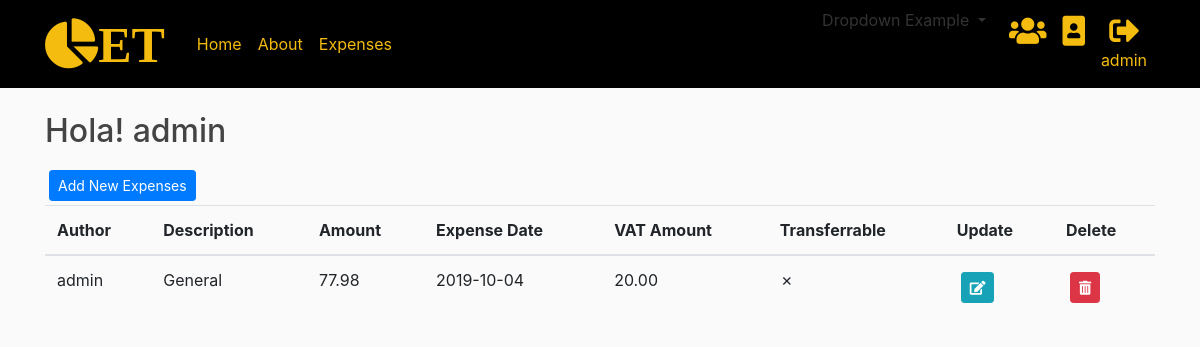
Page /expense (signed in) on the committed database.
### approot/models.py (models this page shows, shortened)
class User(db.Model, UserMixin):
    __tablename__ = 'user'
    id = db.Column(db.Integer, primary_key=True)
    username = db.Column(db.String(20), unique=True, nullable=False)
    email = db.Column(db.String(120), unique=True, nullable=False)
    image_file = db.Column(db.String(20), nullable=False, default='default.jpg')
    role = db.Column(db.String(15), nullable=False)
    dark_mode = db.Column(db.Boolean(15), nullable=False, default=False)
    theme = db.Column(db.String(15), nullable=False, default='Default')
    password = db.Column(db.String(60), nullable=False)
    posts = db.relationship('Post', backref='author', cascade='all,delete,delete-orphan', lazy=True)
    expenses = db.relationship('Expense', backref='author', cascade='all,delete,delete-orphan', lazy=True)

class Expense(db.Model):
    __tablename__ = 'expense'
    id = db.Column(db.Integer, primary_key=True)
    description = db.Column(db.String(100), nullable=False)
    expense_date = db.Column(db.DateTime, nullable=False, default=datetime.utcnow)
    amount = db.Column(db.Float, nullable=False, default=0)
    vat_amount = db.Column(db.Float, nullable=False, default=0)
    user_id = db.Column(db.Integer, db.ForeignKey('user.id'), nullable=False)
    Transferrable = db.Column(db.Boolean, nullable=False, default=0)

### approot/expenses/routes.py (the view)
@expenses.route("/expense", defaults={'continue_flag': 'No'}, methods=['GET', 'POST'])
@expenses.route("/expense/<string:continue_flag>", methods=['GET', 'POST'])
@login_required
def expense(continue_flag):
    form = ExpenseForm()
    displayfields = ['author', 'description', 'amount', 'expense_date', 'vat_amount', 'Transferrable_val']
    editfields = [
    {'name':'description'},
    {'name':'amount'},
    {'name':'expense_date'},
    {'name':'vat_amount'},
    {'name':'Transferrable', 'switch':False}
    ]
    buttonName = 'Add New Expenses'
    columns = [
    {'name':'Author','sortable':"true"},
    {'name':'Description','sortable':"true"},
    {'name':'Amount','sortable':"true"},
    {'name':'Expense Date','sortable':"true"},
    {'name':'VAT Amount','sortable':"false"},
    {'name':'Transferrable','sortable':"false"}]
    rows = []
    expenses = Expense.query.order_by(Expense.expense_date.desc()).all()
    for expense in expenses:
        expensedict = {'id':expense.id, 'author':expense.author.username,
                      'description':expense.description, 'amount':"{:.2f}".format(expense.amount),
                      'expense_date':expense.expense_date.strftime('%Y-%m-%d'),
                      'vat_amount':"{:.2f}".format(expense.vat_amount), 'Transferrable_val':get_symbol(expense.Transferrable),
                      'Transferrable':expense.Transferrable
                      }
        rows.append(expensedict)
    return render_template('tabular_view.html', form=form, columns=columns, rows=rows, \
    fields=displayfields, editfields=editfields, update_route='expenses.update_expense', \
    self_route='expenses.expense', create_route='expenses.new_expense', buttonName=buttonName,\
    delete_route='expenses.delete_expense', continue_flag=continue_flag)

### approot/main/utils.py (called while the page is built)
def get_symbol(value):
    if value == True:
        symbol_value = u'\u2714'
    else:
        symbol_value = u'\u2717'
    return symbol_value

### approot/models.py (called while the page is built)
@login_manager.user_loader
def load_user(user_id):
    return User.query.get(int(user_id))

### approot/templates/tabular_view.html (shortened to what this page needs)
{% extends "layout.html" %}
{% from "util/macros_modified.html" import form_field_custom with context %}
{% block content %}
<div class="mt-3">
<h2>Hola! {{ current_user.username }}</h2>
</div>
<div>
  {% if create_route %}
  <div class="row mt-3">
    <div class="col-sm-8">
      <button type="button" class="btn btn-primary btn-sm m-1" data-toggle="modal" data-target="#AddNewModal">
        {% if buttonName %}
          {{ buttonName }}
        {% else %}
          Add
        {% endif %}
      </button>
    </div>
  </div>
  {% endif %}
  <table class="table table-hover"
  id="tbl"
  style="width: 100%"
  data-toggle="table"
  data-search="true"
  data-show-toggle="true"
  data-show-columns="true"
  data-show-export="true"
  data-pagination="true"
  data-show-extended-pagination="true"
  data-page-list="[3, 5, 10, 25, 50, 100, all]"
  data-page-size="5"
  data-show-export="true">
   <thead>
    {%- for column in columns %}
       <th data-sortable = "{{ column.sortable }}">{{ column.name }}</th>
    {%- endfor %}
    <th>Update</th>
    <th>Delete</th>
   </thead>
   <tbody>
    {% for row in rows %}
    <tr>
      {% for field in fields %}
        <td>{{ row[field] }}</td>
      {% endfor %}
      {% if current_user.username == row.author or current_user.role == "Admin"%}
        <td><button type="button" class="btn btn-info btn-sm m-1" data-toggle="modal" data-target="#updateModal{{ row.id }}"><i class="fas fa-edit"></i></button></td>
        <td><button type="button" class="btn btn-danger btn-sm m-1" data-toggle="modal" data-target="#deleteModal{{ row.id }}"><i class="fas fa-trash-alt"></i></button></td>
      {% endif %}
     </tr>
     {% endfor %}
   </tbody>
   </table>
</div>
{% endblock content %}

### approot/templates/layout.html (shortened to what this page needs)
<!DOCTYPE html>
<html>
  <head>
      {% if current_user.is_authenticated %}
        {% if current_user.theme.upper() == "DEFAULT" %}
        <link rel="stylesheet" href="https://stackpath.bootstrapcdn.com/bootstrap/4.2.1/css/bootstrap.min.css">
        {% endif %}
      {% else %}
        <link rel="stylesheet" href="https://stackpath.bootstrapcdn.com/bootstrap/4.2.1/css/bootstrap.min.css">
      {% endif %}
      <link rel="stylesheet" href="https://use.fontawesome.com/releases/v5.6.3/css/all.css">
      <link rel="stylesheet" href="https://unpkg.com/bootstrap-table@1.15.4/dist/bootstrap-table.min.css">
      {% if current_user.is_authenticated and current_user.dark_mode == True%}
        <link rel="stylesheet" type="text/css" href="{{ url_for('static', filename='main.css') }}">
      {% else %}
        <link rel="stylesheet" type="text/css" href="{{ url_for('static', filename='light_theme_main.css') }}">
      {% endif %}
  </head>
  <body>
      <header class="site-header">
        <nav class="navbar navbar-expand-md navbar-dark bg-steel fixed-top">
          <div class="container">
            <a class="navbar-brand mr-4" href="/"><i class="fas fa-chart-pie" style="font-size:50px">ET</i></a>
            <div class="collapse navbar-collapse" id="navbarToggle">
              <div class="navbar-nav mr-auto">
                {% if current_user.is_authenticated %}
                  <a class="nav-item nav-link" href="{{ url_for('main.home') }}">Home</a>
                {% endif %}
                <a class="nav-item nav-link" href="{{ url_for('main.about') }}">About</a>
                {% if current_user.is_authenticated and current_user.role != 'Pending' %}
                  <a class="nav-item nav-link" href="{{ url_for('expenses.expense') }}">Expenses</a>
                {% endif %}
              </div>
              <div class="navbar-nav">
                <div class="container">
                <div class="dropdown">
                 <a class="dropdown-toggle" data-toggle="dropdown">Dropdown Example
                 </a>
               </div>
             </div>
                {% if current_user.is_authenticated %}
                {% if current_user.role == "Admin" %}
                  <a class="nav-item nav-link" href="{{ url_for('users.registeredusers') }}" title="Registered Users"><i class="fas fa-users"style="font-size:30px"></i></a>
                {% endif %}
                  <a class="nav-item nav-link" href="{{ url_for('users.account') }}" title="Account"><i class="fas fa-portrait" style="font-size:30px"></i></a>
                  <a class="nav-item nav-link" href="{{ url_for('users.logout') }}" title="Logout">
                    <div align="center">
                      <div position="relative"><i class="fas fa-sign-out-alt" style="font-size:30px"></i></div>
                      <div position="relative">{{ current_user.username }} </div>
                    </div>
                  </a>
                {% else %}
                  <a class="nav-item nav-link" href="{{ url_for('users.login') }}">Login</a>
                  <a class="nav-item nav-link" href="{{ url_for('users.register') }}">Register</a>
                {% endif %}
              </div>
            </div>
          </div>
        </nav>
      </header>
      <main role="main" class="container">
        <div class="row">
          <div class="col-md-12 mt-3">
            {% block content %}
            {% endblock %}
          </div>
        </div>
      </main>
  </body>
</html>

### approot/static/light_theme_main.css (style rules this page uses)
body { background: #fafafa; color: #333333; margin-top: 5rem; }
h1, h2, h3, h4, h5, h6 { color: #444444; }
.bg-steel { background-color: #000000; }
.navbar-dark .navbar-brand { color: #f4bc0e; }
.site-header .navbar-nav .nav-link { color: #f4bc0e; }

### rows in the picture
User: username "admin", username "admin"
Expense: description "General"

### other values in the picture
{{ buttonName }} "Add New Expenses"
{{ column.name }} "Author" "Description" "Amount" "Expense Date" "VAT Amount" "Transferrable"
{{ row[field] }} "77.98" "2019-10-04" "20.00" "✗"
